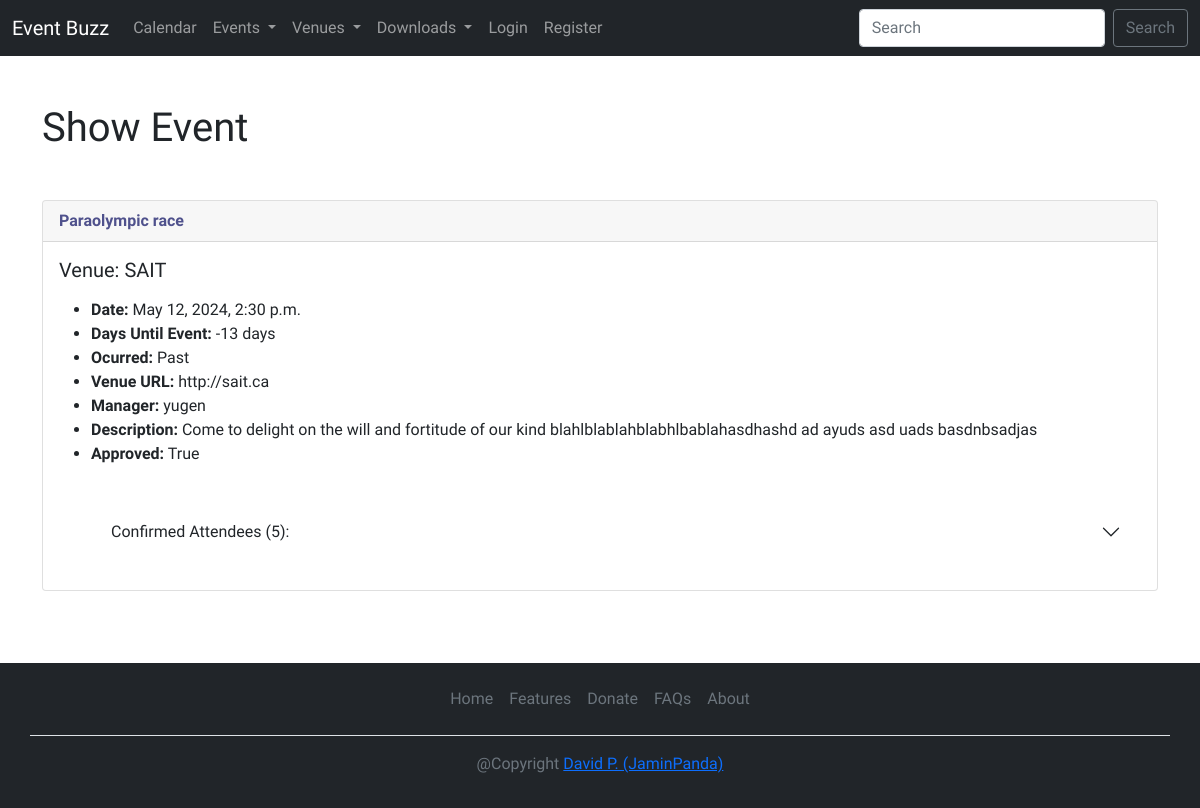
Page /show_event/10/ on the earlier database version.
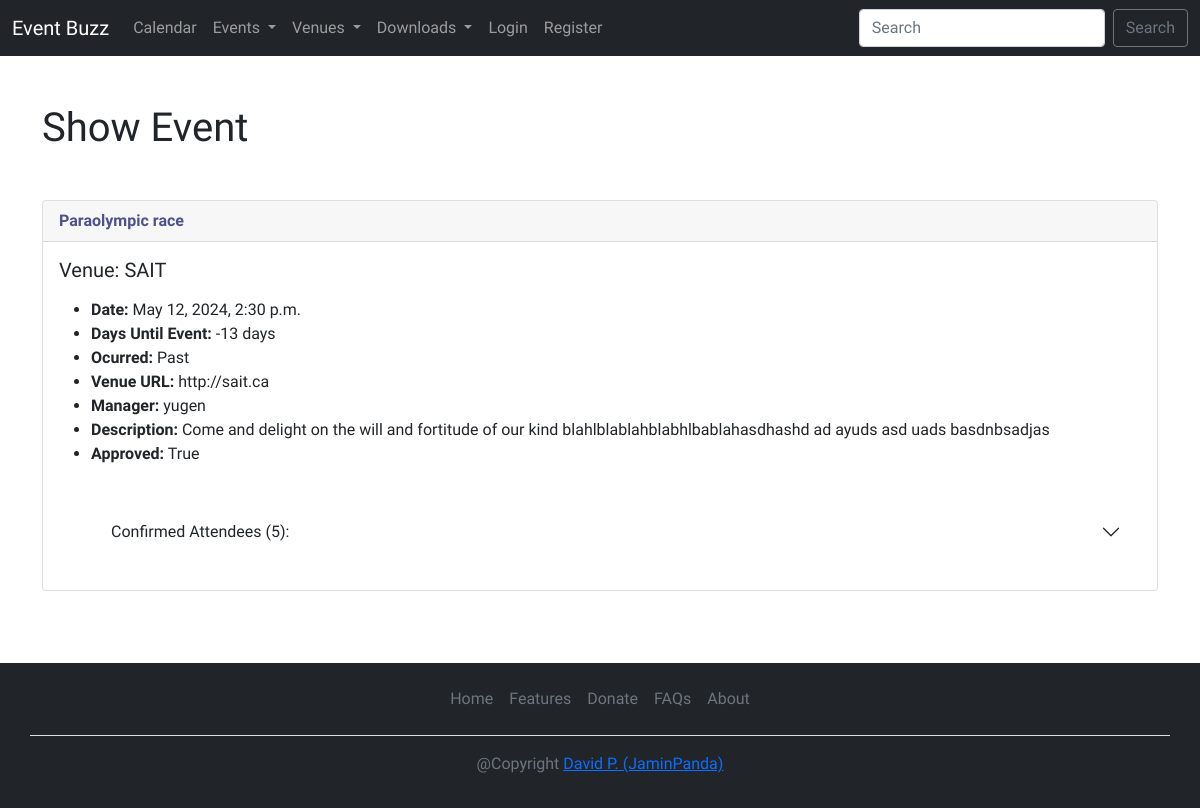
Same page on the later database version.
### events/models.py (models this page shows)
class Event(models.Model):
    name            = models.CharField('Event Name', max_length=150)
    event_date      = models.DateTimeField('Event date')
    venue           = models.ForeignKey(Venue, on_delete=models.CASCADE, blank=True, null=True)   #connect Venue entity
    manager         = models.ForeignKey(User, blank=True, null=True, on_delete=models.SET_NULL, related_name='managed_event')    # events linked to user won't be deleted if user is deleted
    description     = models.TextField(blank=True)
    attendees       = models.ManyToManyField(User, blank=True, related_name='attended_events')
    approved        = models.BooleanField('Approved', default=False, blank=True, null=True)
    event_image     = models.ImageField(upload_to="images/event_imgs/", null=True, blank=True)
    def __str__(self):
        return self.name
    @property
    def days_until(self):
        today = date.today()
        days_until = self.event_date.date() - today         # date of event minus today's date
        days_until_stripped = str(days_until).split(",", 1)[0]
        return days_until_stripped
    @property
    def is_past(self):
        today = date.today()
        if self.event_date.date() < today:
            event_status = "Past"
            return event_status
        else:
            event_status = "Future"
            return event_status

class Venue(models.Model):
    name            = models.CharField('Venue Name', max_length=120)
    address         = models.CharField(max_length=300)
    city_state      = models.CharField(max_length=100, default='Unknown')
    country         = models.CharField(max_length=40, default='Unknown')
    zip_code        = models.CharField('Zip Code', max_length=12)
    phone           = models.CharField('Contact Phone', max_length=25, blank=True)
    web             = models.URLField('Website Address', blank=True)
    email_address   = models.EmailField('Email', blank=True)
    owner           = models.ForeignKey(User, on_delete=models.CASCADE, verbose_name='Venue Owner')     # associates with user_id
    venue_image     = models.ImageField(upload_to="images/", null=True, blank=True)
    def __str__(self):
        return self.name

### events/views.py (the view)
# urls.py: path('show_event/<event_id>/', views.show_event, name='show-event'),
def show_event(request, event_id):
    event = get_object_or_404(Event, pk=event_id)
    event_list = Event.objects.all().order_by('event_date')
    event_with_attendee_count = Event.objects.annotate(num_attendees=Count('attendees'))
    attendee_count = event_with_attendee_count.count()
    return render(request, 'events/show_event.html',
                  {"event": event,
                   "event_list": event_list,
                   "attendee_count": attendee_count})

### events/templates/events/show_event.html (shortened to what this page needs)
{% extends 'base.html' %}
{% block content %}
    <h1>Show Event</h1>
        {% if event.approved %}
        <div class="card">
            <div class="card-header">
            {{ event }}
            </div>
            <div class="card-body">
            <h5 class="card-title">Venue: {{ event.venue }}</h5>
            <p class="card-text">
                <ul>
                    <li><span class="label">Date:</span> {{ event.event_date }}</li>
                    <li><span class="label">Days Until Event:</span> {{ event.days_until }} </li>
                    <li><span class="label">Ocurred:</span> {{ event.is_past }} </li>
                    <li><span class="label">Venue URL:</span> {{ event.venue.web }}</li>
                    <li><span class="label">Manager:</span> {{ event.manager }}</li>
                    <li><span class="label">Description:</span> {{ event.description }}</li>
                    <li><span class="label">Approved:</span> {{ event.approved }}</li>
                    <br>
                </ul>
                <ul>
                <div class="accordion accordion-flush" id="accordionFlushExample">
                    <div class="accordion-item">
                    <h2 class="accordion-header" id="flush-headingOne">
                        <button class="accordion-button collapsed" type="button" data-bs-toggle="collapse" data-bs-target="#flush-collapseOne" aria-expanded="false" aria-controls="flush-collapseOne">
                        Confirmed Attendees ({{ attendee_count }}):
                        </button>
                    </h2>
                </ul>
            </p>
            </div>
        {% else %}
        <h5>This event hasn't been approved yet. Contact Support for details: <a href="mailto:admin@event-buzz.ca?subject=Event approval inquiry">admin@event-buzz.ca</a></h5>
        {% endif %}
    </div><br><br>
{% endblock %}

Differences in the rows shown:
changed Event "Paraolympic race": description "Come to delight on the will and fortitude of our kind blahlblablahblabhlbablahasdhashd ad ayuds asd uads basdnbsadjas" → "Come and delight on the will and fortitude of our kind blahlblablahblabhlbablahasdhashd ad ayuds asd uads basdnbsadjas"
